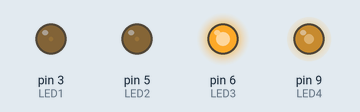
This sketch was run on a simulated Arduino Uno, built with avr-gcc and run on an emulated ATmega328P. Parts: output pins drawn as LEDs (lit = HIGH).

Above: at 0.05 s.
At 0.35 s:
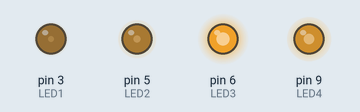
At 0.65 s:
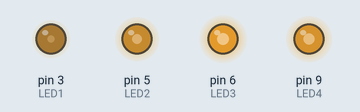
At 1.3 s:
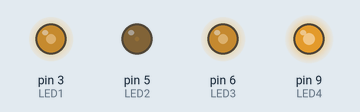
At 1.9 s:
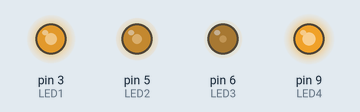
At 2.55 s:
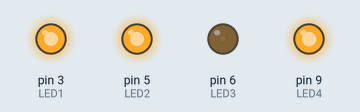
Timing chart, 0 to 5.9 s (numbered marks = the images above):
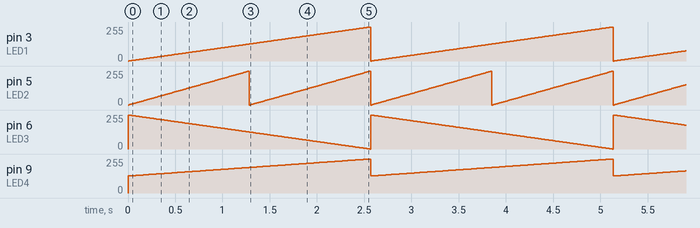

The sketch:

W13_2_LED_Fading_4LEDs.ino
```cpp
// งาน 13.2 : Analog LED Fading 4 ดวง
// บอร์ด Arduino UNO R4 WiFi
//   LED1 : Off -> Full-Bright
//   LED2 : Off -> Full-Bright เร็วเป็น 2 เท่าของ LED1
//   LED3 : Full-Bright -> Off
//   LED4 : Half-Bright -> Full-Bright
// วงจร: LED1 -> D3, LED2 -> D5, LED3 -> D6, LED4 -> D9 (ทุกดวงผ่าน R 220Ω, ขาสั้น -> GND)

const int LED1 = 3;
const int LED2 = 5;
const int LED3 = 6;
const int LED4 = 9;

const int STEP_DELAY = 10;   // ms ต่อ 1 ขั้น -> LED1 ใช้ 256 ขั้น ≈ 2.56 วินาทีต่อรอบ

void setup() {
  pinMode(LED1, OUTPUT);
  pinMode(LED2, OUTPUT);
  pinMode(LED3, OUTPUT);
  pinMode(LED4, OUTPUT);
}

void loop() {
  for (int step = 0; step <= 255; step++) {
    analogWrite(LED1, step);                 // 0 -> 255
    analogWrite(LED2, (step * 2) % 256);     // 0 -> 255 สองรอบ ในเวลาเท่ากับ LED1 หนึ่งรอบ
    analogWrite(LED3, 255 - step);           // 255 -> 0
    analogWrite(LED4, 128 + step / 2);       // 128 (ครึ่ง) -> 255 (เต็ม)
    delay(STEP_DELAY);
  }
}
```

Measured:
- by itself, pin 3 (LED1): ramps from 0/255 to 255/255 and jumps back, once every 2.6 s
- by itself, pin 5 (LED2): ramps from 0/255 to 254/255 and jumps back, once every 1.3 s
- by itself, pin 6 (LED3): ramps from 255/255 to 0/255 and jumps back, once every 2.6 s
- by itself, pin 9 (LED4): ramps from 128/255 to 255/255 and jumps back, once every 2.6 s
